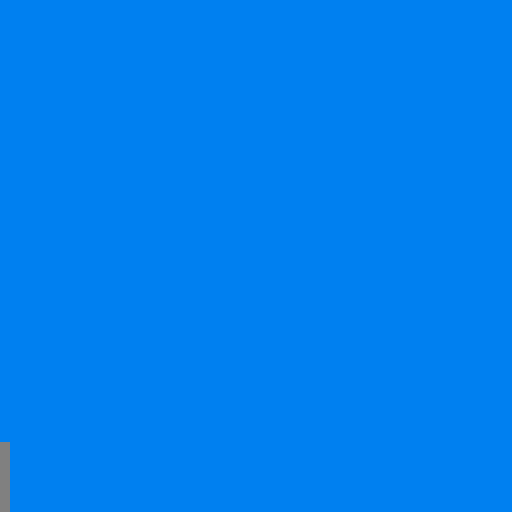
Frame 1 (no input)
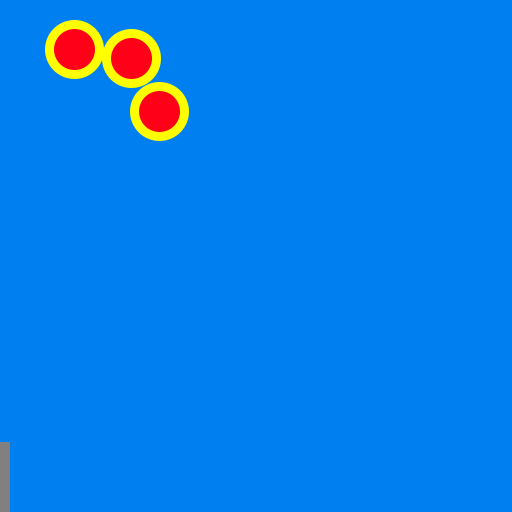
Frame 60 (the mouse pressed at the canvas centre just before this capture)
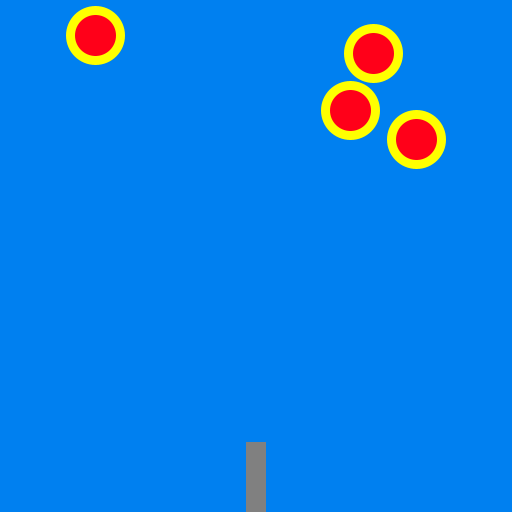
Frame 120 (the mouse held since frame 60 and released just before this capture)

The Processing sketch that drew these frames (run headless with seeded random() and noise(); from frame 60 on, the mouse is pressed at the canvas centre):

// Processing sketch: Esercizio2
// ── Esercizio2.pde
ArrayList<Bullet> b;
ArrayList<Asteroid> a;
Gun g;

void setup(){
  background(0,128,240);
  size(512,512);
  b = new ArrayList<Bullet>();
  a = new ArrayList<Asteroid>();
  g = new Gun(width/2,height-35);
}

void draw(){
 background(0,128,240);
 if(random(0,1)<=0.05) a.add(new Asteroid(-50,random(0,256),random(2,7),random(-2,2)));
 for(Bullet B : b) B.run();
 for(Asteroid A : a) {
   A.run();
   for(Bullet B : b) A.hit(B);
 }
 g.run(); 
}

void keyPressed(){
 if(key=='A') b.add(g.shot()); 
}

// ── Asteroid.pde
class Asteroid{
 float x, y, sx, sy, d;
 boolean on;
 color c;
 
 Asteroid(float x, float y, float sx, float sy){
  this.x = x;
  this.y = y;
  this.sx = sx;
  this.sy = sy;
  d = 50;
  on = true;
  c = color(255,0,25);
 }
 
 void display(){
  stroke(255,255,0);
  strokeWeight(9);
  if(on) c = color(255,0,25);
  else c = color(128,128,128);
  fill(c);
  ellipse(x,y,d,d);
 }
 
 void move(){
   x+=sx;
   if(on){
    y+=sy;
   }
   else{
    sy+=0.2;
    y+=sy; 
   }
 }
 
 void hit(Bullet b){
   if(dist(b.GetX(),b.GetY()-5,x,y)<=d/2){
     on = false;
   }
 }
 
 void run(){
  move();
  display();
 }
}

// ── Bullet.pde
class Bullet{
 float x, y, d, sy;
 
 Bullet(float x, float y){
  d = 10;
  this.x = x;
  this.y = y;
  sy = -10;
 }
 
 float GetX(){ return x;}
 
 float GetY(){ return y;}
 
 void display(){
  noStroke();
  fill(161,11,161);
  ellipse(x,y,d,d); 
 }
 
 void move(){
  y+=sy; 
 }
 
 void run(){
  move();
  display();
 }
}

// ── Gun.pde
class Gun{
 float x, y, b, h;
 
 Gun(float x, float y){
  this.x = x;
  this.y = y;
  this.b = 20;
  this.h = 70;
 }
 
 void display(){
   noStroke();
   rectMode(CENTER);
   fill(128);
   rect(x,y,b,h);
 }
 
 void move(){
  x = mouseX; 
 }
 
 Bullet shot(){
  Bullet b = new Bullet(x,y-h);
  return b;
 }
 
 void run(){
  move();
  display();
 }
}
